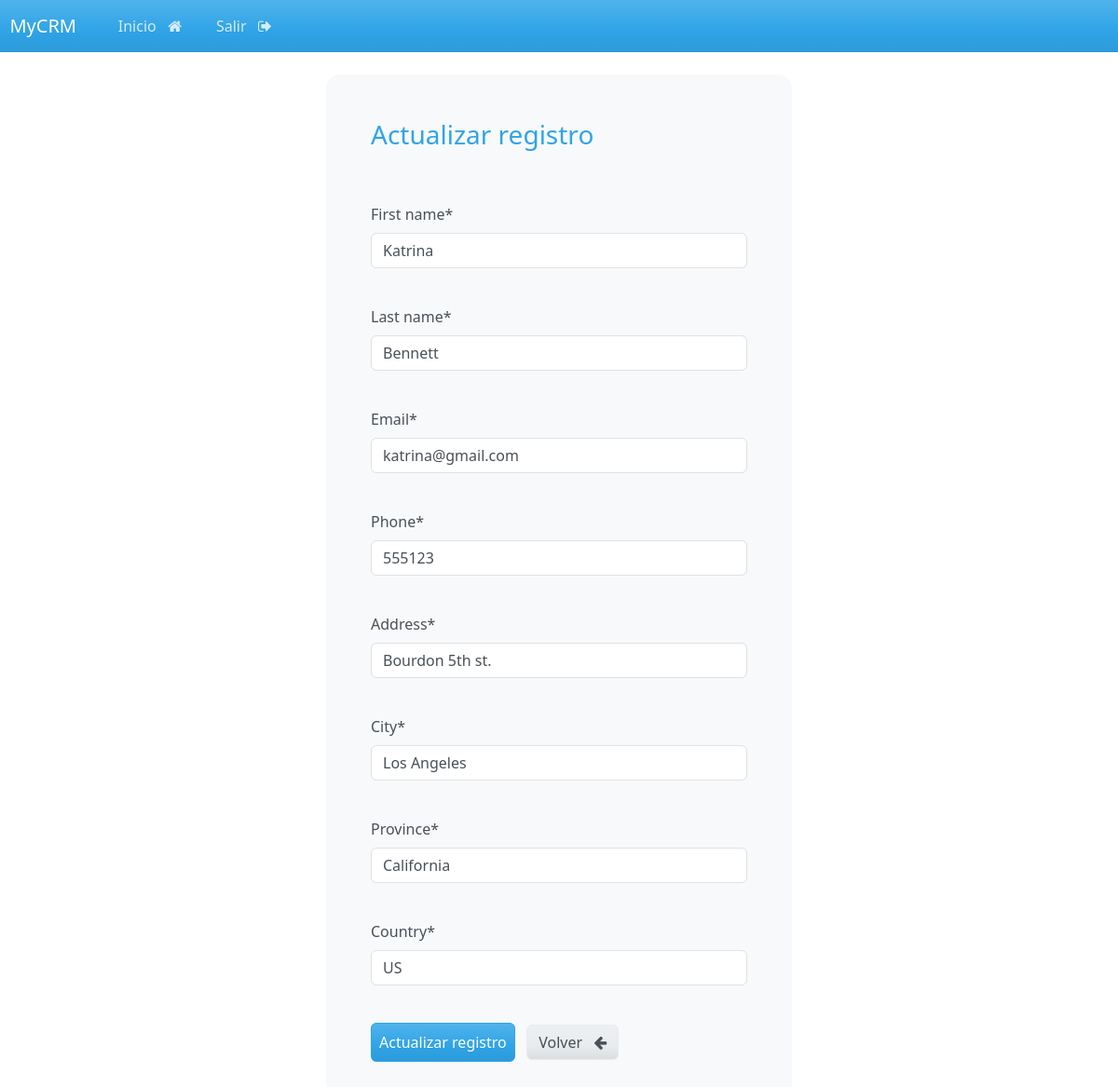
Page /update_record/6 (signed in) on the committed database.
### crm/models.py (models this page shows, shortened)
class Record(models.Model):
    creation_date=models.DateTimeField(auto_now_add=True)
    first_name=models.CharField(max_length=100)
    last_name=models.CharField(max_length=100)
    email=models.CharField(max_length=255)
    phone=models.CharField(max_length=20)
    address=models.CharField(max_length=300)
    city=models.CharField(max_length=200)
    province=models.CharField(max_length=200)
    country=models.CharField(max_length=125)

### crm/views.py (the view)
# urls.py: path('update_record/<int:pk>', views.update_record,name='update_record'),
@login_required(login_url='login')
def update_record(request,pk):
    record=Record.objects.get(id=pk)
    form=UpdateRecordForm(instance=record)
    if request.method=='POST':
        form=UpdateRecordForm(request.POST,instance=record)
        if form.is_valid():
            form.save()
            messages.success(request,'Registro actualizado con éxito.')
            return redirect('dashboard')
    context={
        'form':form
    }
    return render(request,'crm/update_record.html',context)

### crm/forms.py
class UpdateRecordForm(forms.ModelForm):
    class Meta:
        model=Record
        fields=['first_name','last_name','email','phone','address','city','province','country']

### crm/templates/crm/update_record.html (shortened to what this page needs)
{% extends "crm/base.html" %}
{% load crispy_forms_tags %}
{% block content %}
<body>
    <div class="container bg-light shadow-md p-5 form-layout">
    <h3> Actualizar registro </h3>
    <br>
    <br>
    <form method="POST" autocomplete="off">
        {{form.first_name|as_crispy_field}}
        <br>
        {{form.last_name|as_crispy_field}}
        <br>
        {{form.email|as_crispy_field}}
        <br>
        {{form.phone|as_crispy_field}}
        <br>
        {{form.address|as_crispy_field}}
        <br>
        {{form.city|as_crispy_field}}
        <br>
        {{form.province|as_crispy_field}}
        <br>
        {{form.country|as_crispy_field}}
        <br>
        <button type="submit" class="btn btn-primary btn-block p-2">Actualizar registro</button>
        <a href="{% url 'dashboard' %}" class="btn btn-secondary">Volver &nbsp; <i class="fa fa-arrow-left" aria-hidden="true"></i></a>
    </form>
</div>
</body>
{% endblock content %}

### static/css/styles.css (style rules this page uses)
.form-layout { border-radius: 15px; width: 500px; }

### rows in the picture
Record: first_name "Katrina", last_name "Bennett", email "katrina@gmail.com", phone "555123", address "Bourdon 5th st.", city "Los Angeles", province "California", country "US"
